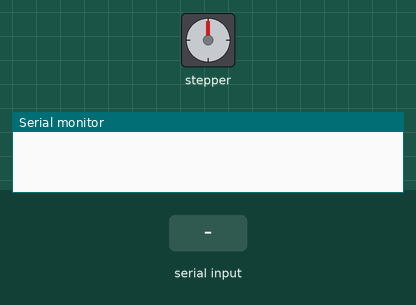
Simulated run of this sketch. Board: Arduino Uno, built with avr-gcc and run on an emulated ATmega328P. Parts: stepper motor, the last lines printed to the serial monitor. Wiring (inferred from the names in the program): stepper motor driver (200 steps per turn assumed): step pin 11; direction pin 12. The inputs (shaded band) are chosen by the test bench.

Above: at 1.2 s.
1.3 s: "BACK" received over Serial
At 3.4 s:
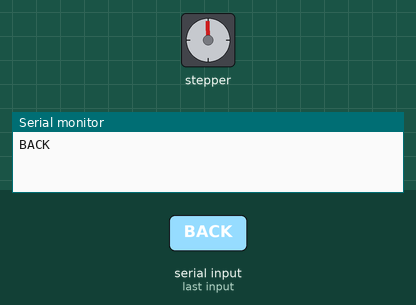
3.8 s: "FORWARD" received over Serial
At 5.3 s:
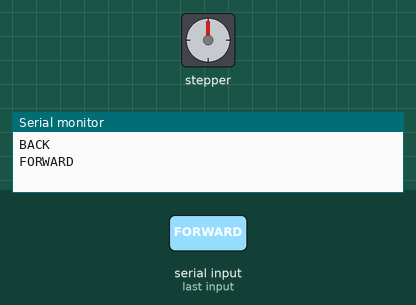
Timing chart, 0 to 6.8 s (numbered marks = the images above; inputs shaded):
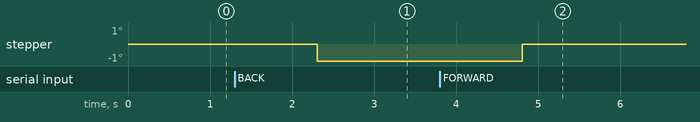

The sketch:

hc05_stepper_const_speed_both_direction.ino
```cpp
//***************************************************************************************************
//
//All codes were written and modified under the Research and Development Wing of Spectrum Engineering
//Consortium Limited, Dhaka.
//Author: Soumen Sikder Shuvo, Executive, R&D, SECL
//Last Modified: DD/MM/YYYY
//
//***************************************************************************************************

//The bluetooth module will send a string,
//if it is FORWARD the motor will anticlockwise run at a constant speed
//if it is BACK, the motor will run at constant speed clockwise
//if the string is STOP, the motor will stop

String flag;
const int stepPin = 11; // define pin for step
const int dirPin = 12; // define pin for direction

void setup() {
  Serial.begin(9600);
  pinMode(stepPin,OUTPUT);
  pinMode(dirPin,OUTPUT);
}

void loop() {

  if(Serial.available()) {
    flag=Serial.readString();
    Serial.println(flag);

    if(flag == "FORWARD") {
      digitalWrite(dirPin,HIGH);
      digitalWrite(stepPin,HIGH);
      delayMicroseconds(500);
      digitalWrite(stepPin,LOW);
      delayMicroseconds(500);
    }
    else if(flag == "BACK") {
      digitalWrite(dirPin,LOW);
      digitalWrite(stepPin,HIGH);
      delayMicroseconds(500);
      digitalWrite(stepPin,LOW);
      delayMicroseconds(500);
    }

    else if(flag == "STOP") {
      digitalWrite(dirPin,LOW);
      digitalWrite(stepPin,LOW);
    }
  }
}
```
